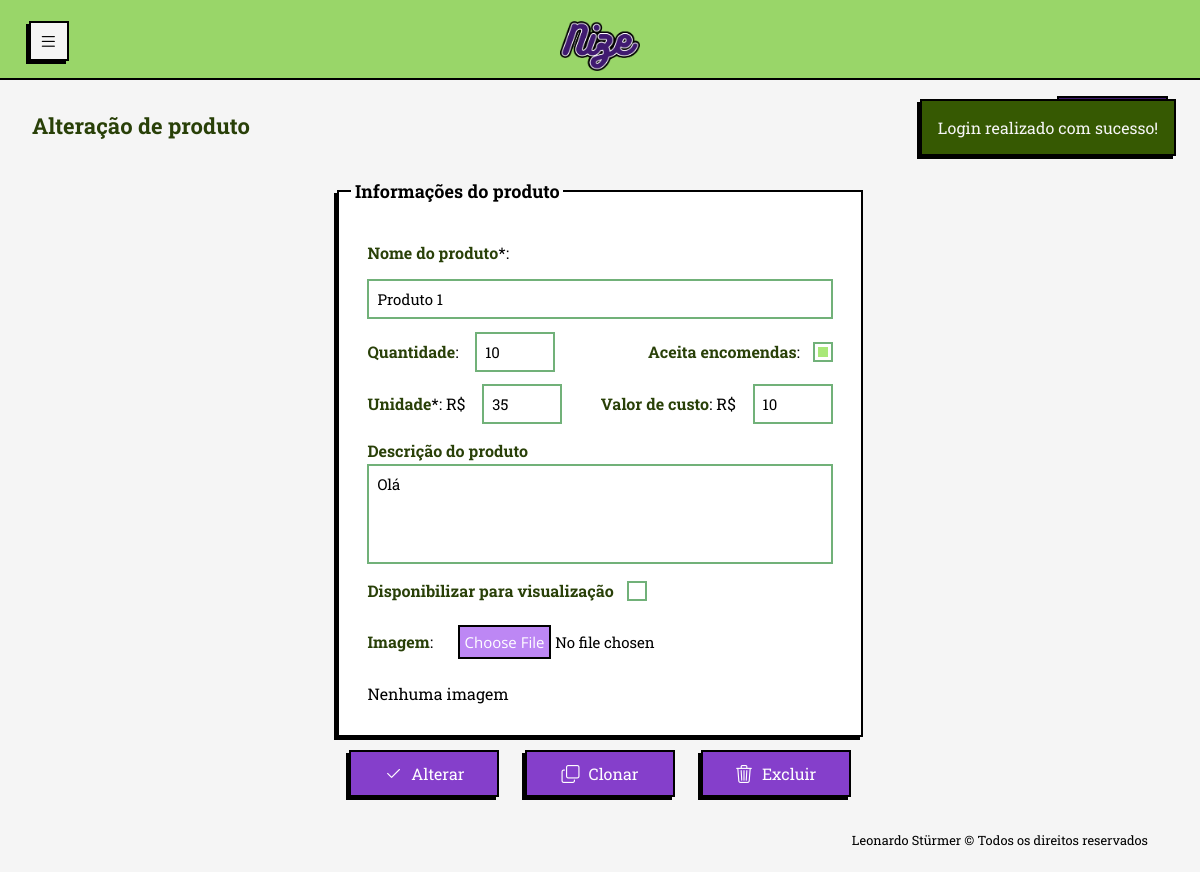
The app's page /php/view/gui_alteracao_produto.php?id=1 (signed in) with its own data.
### tables this page shows
CREATE TABLE produtos (
            id_produto INTEGER PRIMARY KEY AUTOINCREMENT NOT NULL,
            id_usuario INTEGER NOT NULL,
            nome TEXT NOT NULL,
            valor_unitario REAL NOT NULL,
            quantidade INTEGER NULL,
            imagem TEXT NULL,
            aceita_encomenda INTEGER NULL,
            descricao TEXT NULL,
            valor_custo REAL NULL, aceita_visualizacao INTEGER NULL,
            FOREIGN KEY (id_usuario) REFERENCES usuario (id_usuario)
    );

### php/persistence/conexaoBanco.class.php (called while the page is built, shortened)
<?php
class ConexaoBanco extends PDO {
    private static $instancia = null;
    public static function getInstancia() {
        if (!isset(self::$instancia)) {
            try {
                $caminhoBanco = __DIR__ . '/nize_database.db';
                $dsn = "sqlite:" . $caminhoBanco;
                self::$instancia = new ConexaoBanco($dsn, null, null);
                self::$instancia->setAttribute(PDO::ATTR_ERRMODE, PDO::ERRMODE_EXCEPTION);
                self::$instancia->setAttribute(PDO::ATTR_DEFAULT_FETCH_MODE, PDO::FETCH_ASSOC);
            } catch (PDOException $e) {
                $msg_erro = urlencode("Erro ao conectar com o banco SQLite: " . $e->getMessage());
                header("location:../view/gui_erro.php?msg=" . $msg_erro);
                exit;
            }
        }
        return self::$instancia;
    }
}

### php/dao/produtodao.class.php (called while the page is built, shortened)
<?php
require_once '../persistence/conexaoBanco.class.php';
class ProdutoDAO{
    private $conexao;
    public function __construct() {
        $this-> conexao = ConexaoBanco::getInstancia();
    }
    public function buscarPorId($id){
        try {
            $sql = $this->conexao->prepare("SELECT * FROM produtos WHERE id_produto = :id");
            $sql->bindValue(":id", $id);
            $sql->execute();
            return $sql->fetch(PDO::FETCH_ASSOC);
        } catch (PDOException $e) {
            $_SESSION['msg'] = "<p class='error-msg'>Erro ao buscar ID: " . $e->getMessage() . "</p>";
        }
    }
}

### php/view/gui_alteracao_produto.php (the view, shortened to what this page needs)
<?php
require_once '../dao/produtodao.class.php';
$id_produto = $_GET['id'] ?? null;
$produtoDAO = new ProdutoDAO();
$produto = $produtoDAO->buscarPorId($id_produto);
?>
<!DOCTYPE html>
<html lang="pt-br">
<head>
  <link rel="stylesheet" href="../../css/normalize.css">
  <link rel="stylesheet" href="../../css/query.css">
  <link rel="stylesheet" href="../../css/style.css">
  <link rel="stylesheet" href="../../css/sidebar.css">
  <link rel="stylesheet" href="https://cdn.jsdelivr.net/npm/bootstrap-icons@1.13.1/font/bootstrap-icons.min.css">
</head>
<body>
  <header id="header-mobile">
    <div class="container-header">
      <a href="#" data-resize-btn-mobile class="btn-menu" title="Esconder/expandir menu">
        <i class="bi bi-list"></i>
      </a>
      <a href="tela_inicial.php" class="link-logo-header" title="Tela inicial">
        <img src="../../img/logo/nize_new.png" alt="Nize logotipo" id="logo-header">
      </a>
    </div>
  </header>
  <main class='conteudo-pagina'>
    <div class="internal-nav">
      <div class="internal-nav-links">
        <h1>Alteração de produto</h1>
        <a href="gui_visualizacao_produtos.php" title="Tela de produtos"><span class="bi bi-arrow-left"></span>Voltar</a>
      </div>
    </div>
    <?php
    if (isset($_SESSION["msg"])) {
      echo "<div id='session-msg'>" . $_SESSION['msg'] .  "</div>";
    }
    if ($produto['aceita_encomenda'] !== 1) {
      $checkEncomenda = "";
    } else {
      $checkEncomenda = "checked";
    }
    if ($produto['aceita_visualizacao'] !== 1) {
      $checkVisualizacao = "";
    } else {
      $checkVisualizacao = "checked";
    }
    ?>
    <form action="../controller/produtoControle.php?op=alterar&id=<?php echo $produto['id_produto'] ?>" method="post" enctype="multipart/form-data" class="form-cadastro-produto">
      <fieldset id="products-form">
        <legend>Informações do produto</legend>
        <div class="inner-products-form">
          <label><strong>Nome do produto</strong>*:</label>
          <input type="text" id="nomeProduto" name="nomeProduto" class="input-produto alt-nome-produto" value="<?php echo htmlspecialchars($produto['nome']); ?>" autocomplete="off" required>
          <div class="div-inner-products">
            <label><strong>Quantidade</strong>:
              <input type="number" inputmode="" id="quantidadeProduto" name="quantidadeProduto" class="input-produto" value="<?php echo htmlspecialchars($produto['quantidade']); ?>" maxlength="3" autocomplete="off">
            </label>
            <label class="checkbox-acc" for="">
              <strong>Aceita encomendas</strong>:
              <input type="checkbox" id="aceitaEncomenda" name="aceitaEncomenda" class="input-produto" value="1" <?php echo " $checkEncomenda"; ?>>
            </label>
          </div>
          <div class="div-inner-products">
            <label><strong>Unidade</strong>*: R$
              <input type="number" id="valorUnitario" name="valorUnitario" step="0.01" class="input-produto" value="<?php echo htmlspecialchars($produto['valor_unitario']); ?>" autocomplete="off" required>
            </label>
            <label><strong>Valor de custo</strong>: R$
              <input type="number" id="valorCusto" name="valorCusto" step="0.01" class="input-produto" value="<?php echo htmlspecialchars($produto['valor_custo']); ?>" autocomplete="off">
            </label>
          </div>
          <label class="descricao-produtos" for="descricaoProduto">
            <strong>Descrição do produto</strong>
            <textarea name="descricaoProduto" id="descricaoProduto" class="input-produto" placeholder="Adicione detalhes sobre o produto (material, cores, tamanho, etc)" autocomplete="off"><?php echo htmlspecialchars($produto['descricao']); ?></textarea>
          </label>
          <label class="checkbox-acc" for="">
            <strong>Disponibilizar para visualização</strong>
            <input type="checkbox" id="aceitaVisualizacao" name="aceitaVisualizacao" class="input-produto" value="1" <?php echo " $checkVisualizacao"; ?>>
          </label>
          <label><strong>Imagem</strong>:
            <input type="file" name="imagemProduto" id="imagemProduto" class="input-produto" accept=".png, .jpg">
          </label>
          <?php if (!empty($produto['imagem'])): ?>
            <?php echo "<img src='uploads/" . htmlspecialchars($produto['imagem']) . "' alt='imagem do produto' class='img-produtos img-alt-produto'>" ?>
            <span class="span-alt-img">(Será mantida se não enviar outra)</span>
          <?php else: ?>
            <span>Nenhuma imagem</span>
          <?php endif; ?>
        </div>
      </fieldset>
      <div id="form-products-buttons">
        <button type="submit"><span class="bi bi-check2"></span>Alterar</button>
        <button formaction="gui_clonar_produto.php?id=<?php echo $produto['id_produto']; ?>" class="btn-clonar"><span class="bi bi-copy"></span>Clonar</button>
        <a href="../controller/produtoControle.php?op=excluir&id=<?php echo $produto['id_produto'] ?>" onclick="return confirm('Deseja mesmo excluir?');"><span class="bi bi-trash3"></span>Excluir</a>
      </div>
    </form>
    <footer>Leonardo Stürmer &copy; Todos os direitos reservados</footer>
  </main>
</body>
</html>

### css/query.css (style rules this page uses)
@media screen and (max-width: 1280px) { main { margin-top: 1.5em; margin-left: 1em; } }
@media screen and (max-width: 1280px) { main.conteudo-pagina { margin: 3em 0; padding: 2em 2em; } }
@media screen and (max-width: 1280px) { .success-msg, .error-msg { color: whitesmoke; border: 2px solid black; box-shadow: var(--box-shadow); font-size: 16px; position: absolute; top: 3.2em; right: 1.5em; width: fit-content; padding: 0.8em 1rem; } }
@media screen and (max-width: 1280px) { h1 { font-size: 22px; } }
@media screen and (max-width: 1280px) { .btn-menu { position: fixed; left: 1em; top: 0.5em; } }

### css/style.css (style rules this page uses)
.internal-nav { display: inline-block; margin-bottom: 2em 0; gap: 20px; }
.internal-nav-links h1 { padding: 0; color: var(--darkGreen); text-align: left; }
.internal-nav-links { padding: 0; margin: 0; display: flex; justify-content: space-between; align-items: center; }
.internal-nav-links > a { text-decoration: none; border: var(--border); box-shadow: var(--box-shadow); background-color: var(--darkerPurple); padding: 0.8em; color: white; width: fit-content; text-align: center; margin: 1em 0; }
.form-cadastro-produto { display: block; flex-direction: column; align-self: center; }
#form-products-buttons { display: flex; justify-content: center; }
#form-products-buttons span.bi { display: flex; justify-content: center; margin-left: 0px; }
#form-products-buttons > button, #form-products-buttons > a { width: 150px; padding: 0.5em; display: flex; justify-content: center; align-items: center; }
#products-form { border: var(--border); box-shadow: var(--box-shadow); background-color: white; padding: 0.8em; display: flex; justify-content: center; margin: 0 auto; width: 100%; }
.inner-products-form { display: flex; justify-content: center; flex-direction: column; gap: 0.8rem; font-size: 16px; padding: 1rem; text-align: left; width: 100%; }
.inner-products-form > input[type="text"], .inner-products-form > input[type="file"], .inner-products-form > textarea { margin-left: 0; width: 100%; }
.inner-products-form input[type="number"] { width: 5rem; }
.div-inner-products { display: flex; flex-direction: row; justify-content: space-between; gap: 10px; }
#nomeProduto.input-produto { width: 100%; }
#nomeProduto.alt-nome-produto { width: 100%; }
.inner-products-form strong { color: var(--darkGreen); font-weight: 700; }
.input-produto { background-color: white; font-size: 15px; margin-left: 0.8rem; padding: 0.5rem; }
#descricaoProduto.input-produto { width: 100%; height: 100px; }
.checkbox-acc { display: flex; align-items: center; }
#products-form > legend { font-size: 18px; padding: 0.2em; color: black; font-weight: bolder; }
.descricao-produtos { display: flex; align-items: start; flex-direction: column; }
.descricao-produtos > textarea { height: 10rem; margin: 0; }

### css/sidebar.css (style rules this page uses)
* { margin: 0; padding: 0; box-sizing: border-box; }
body { --sb-width: 8rem; font-family: system-ui, sans-serif; font-size: 16px; line-height: 1.7; }
header { visibility: hidden; width: 0em; }
#logo-header { width: 80px; margin: 0em auto; transition: width 0.4s ease-in-out, transform 0.8s ease-in-out, opacity 0.4s ease-in-out; transform: rotate(0deg); }
.link-logo-header, .link-logo-header:hover { background-color: transparent; border: none; box-shadow: none; align-content: center; }
.container-header { background-color: var(--lightGreen); border-bottom: var(--border); display: flex; flex-direction: row; justify-content: center; width: 100%; transition: border 0.3s ease-in-out; }
#header-mobile .btn-menu i { margin-top: -5px; padding: 0; font-size: 1.2em; }
.btn-menu { background-color: whitesmoke; color: black; padding: 0.5em; width: 2.5em; height: 2.5em; rotate: 0deg; transition: rotate 0.4s ease-in-out; display: flex; align-content: center; }
main { transition: margin-left 0.4s ease-in-out; }
@media (min-width: 0px) { main { margin-left: var(--sb-width); } }
@media screen and (max-width: 1280px) { header { visibility: visible; position: fixed; top: 0; z-index: 9999; display: flex; flex-direction: row; width: 100dvw; height: 5em; } }

### records on screen
produtos: nomeProduto "Produto 1", quantidadeProduto "10", valorUnitario "35", valorCusto "10", descricaoProduto "Olá"

### other values on screen
$_SESSION['msg'] "Login realizado com sucesso!"
